Frame 1 (no input): blank canvas, image omitted
Frame 60 (no input): blank canvas, image omitted
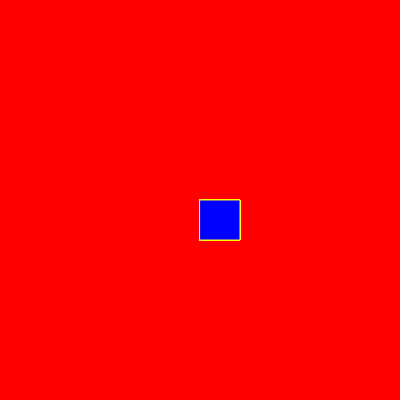
Frame 120 (the mouse pressed at the canvas centre since frame 60)

The p5.js sketch whose frames 1 and 60 were blank and that drew this single picture after the mouse press (run headless with seeded random() and noise() and a simulated clock; from frame 60 on, the mouse is pressed at the canvas centre):

// p5.js sketch
// ── sketch.js
//preparar e rodar um código
function setup() {
  createCanvas(400, 400);//criar tela
  background("red");
}

//responsável por desenhar
function draw() {
  stroke("rgb(251,255,0)");
  fill("blue");

  if(mouseIsPressed){
    rect(mouseX, mouseY, 40, 40);
  }
}
